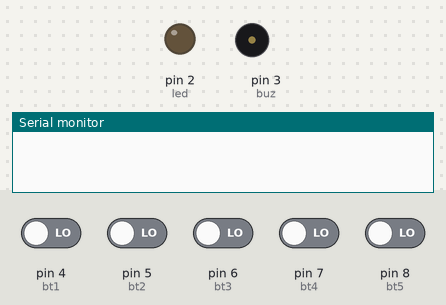
Recording of a sketch running on a simulated Arduino Uno, built with avr-gcc and run on an emulated ATmega328P. On the bench: output pins drawn as LEDs (lit = HIGH), buzzer (waves = sounding, pin HIGH), the last lines printed to the serial monitor. Dashed ring = blinking. The inputs (shaded band) are chosen by the test bench; at power-on: pin 4 (bt1), pin 5 (bt2), pin 6 (bt3), pin 7 (bt4), pin 8 (bt5) LOW.

Above: at 1.2 s.
1.3 s: pin 4 (bt1) driven HIGH
At 1.55 s:
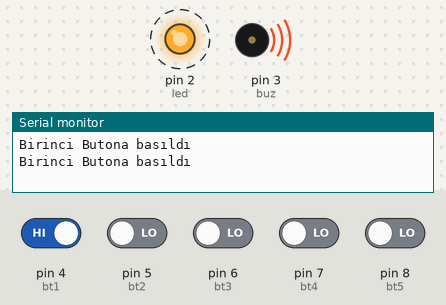
4.3 s: pin 5 (bt2) driven HIGH
7.3 s: pin 6 (bt3) driven HIGH
10.3 s: pin 7 (bt4) driven HIGH
13.3 s: pin 8 (bt5) driven HIGH
16.3 s: pin 4 (bt1) driven LOW
At 16.36 s:
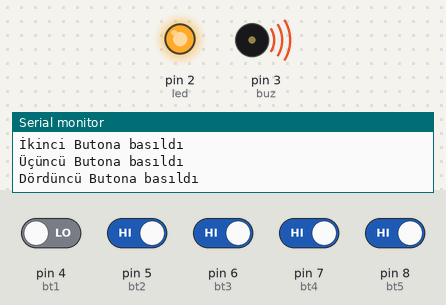
Timing chart, 0 to 20.3 s (numbered marks = the images above; inputs shaded):
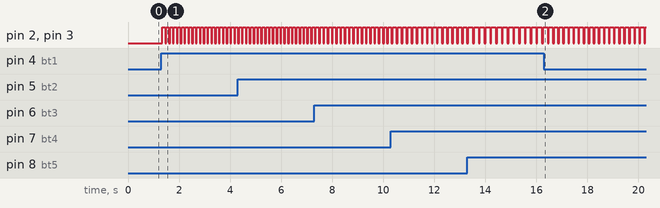

Measured:
- after the input at 1.3 s, pin 2 (led), pin 3 (buz): alternates HIGH for 0.10 s and LOW for 0.05 s, starting after 0.05 s

The sketch:

Buton.ino
```cpp
#define bt1 4
#define bt2 5
#define bt3 6
#define bt4 7
#define bt5 8
#define led 2
#define buz 3

void setup()
{
  Serial.begin(9600);
  pinMode(bt1, INPUT);
  pinMode(bt2, INPUT);
  pinMode(bt3, INPUT);
  pinMode(bt4, INPUT);
  pinMode(bt5, INPUT);
  pinMode(led, OUTPUT);
  pinMode(buz, OUTPUT);
}

void loop()
{
  if (digitalRead(bt1) == 1)
  {
    Serial.println("Birinci Butona basıldı");
    digitalWrite(led, 1);
    digitalWrite(buz, 1);
  }
  if (digitalRead(bt2) == 1)
  {
    Serial.println("İkinci Butona basıldı");
    digitalWrite(led, 1);
    digitalWrite(buz, 1);
  }
  if (digitalRead(bt3) == 1)
  {
    Serial.println("Üçüncü Butona basıldı");
    digitalWrite(led, 1);
    digitalWrite(buz, 1);
  }
  if (digitalRead(bt4) == 1)
  {
    Serial.println("Dördüncü Butona basıldı");
    digitalWrite(led, 1);
    digitalWrite(buz, 1);
  }
  if (digitalRead(bt5) == 1)
  {
    Serial.println("Beşinci Butona basıldı");
    digitalWrite(led, 1);
    digitalWrite(buz, 1);
  }
  delay(100);
  digitalWrite(led, 0);
  digitalWrite(buz, 0);
  delay(50);
}
```
